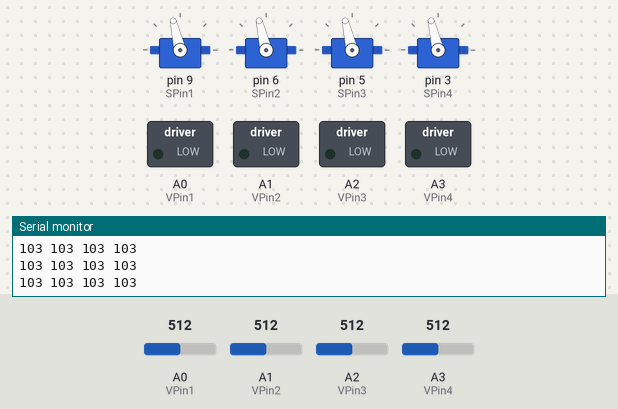
Simulated run of this sketch. Board: Arduino Uno, built with avr-gcc and run on an emulated ATmega328P. Parts: 4 × servo, switched loads named in the sketch (green lamp = pin HIGH), the last lines printed to the serial monitor. The test bench sets the inputs (shaded band); at power-on: A0 (VPin1) = 512, A1 (VPin2) = 512, A2 (VPin3) = 512, A3 (VPin4) = 512.

Above: at 1.2 s.
1.3 s: A0 (VPin1) set to 542
At 1.46 s:
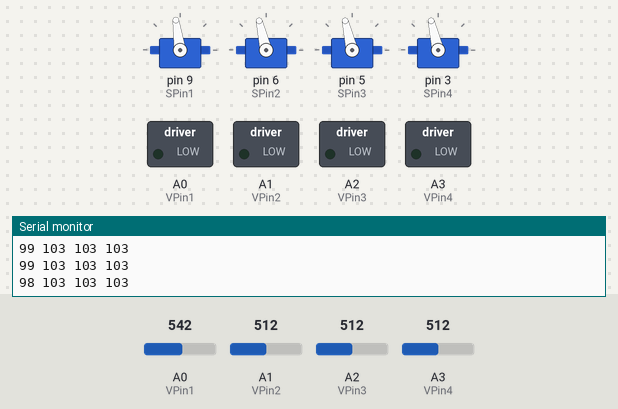
2.9 s: A1 (VPin2) set to 542
At 3.06 s:
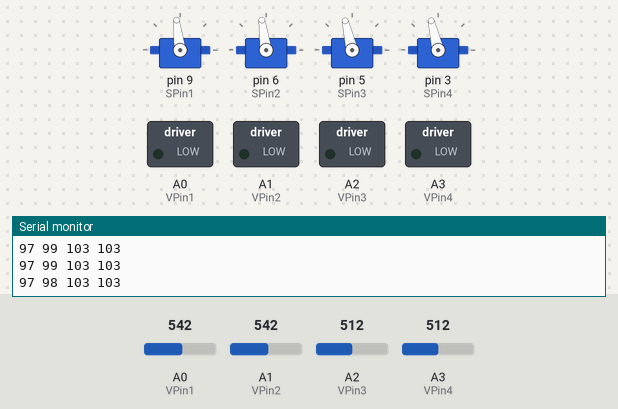
4.5 s: A2 (VPin3) set to 941
At 5.3 s:
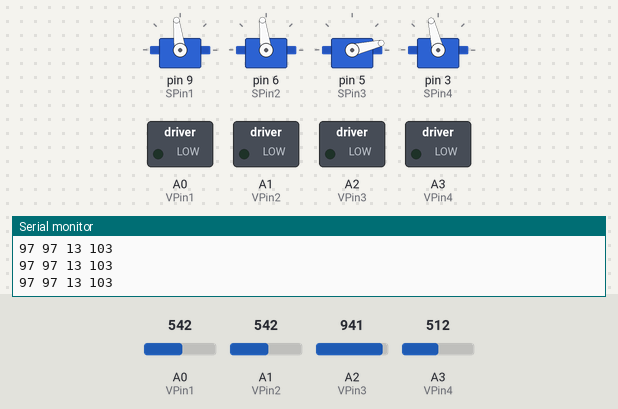
6.1 s: A2 (VPin3) set to 973
At 6.25 s:
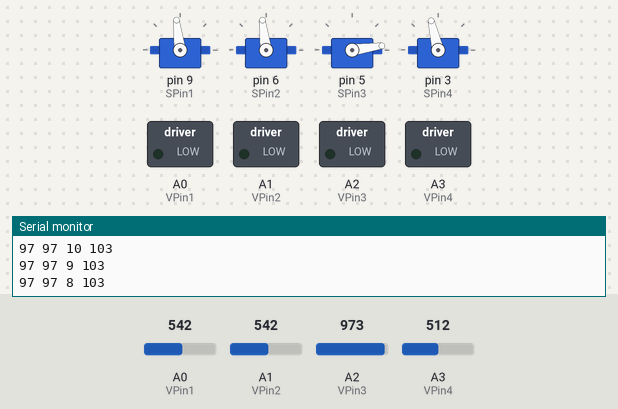
7.8 s: A3 (VPin4) set to 992
At 8.4 s:
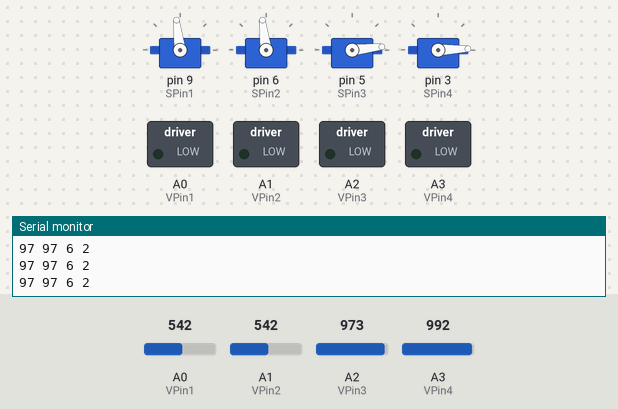
9.5 s: A0 (VPin1) set to 306
At 10.7 s:
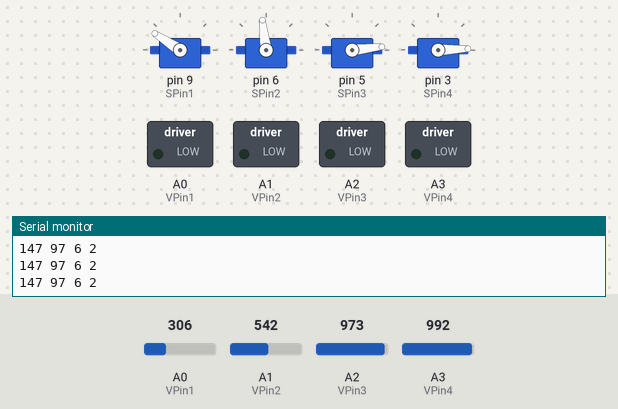
Timing chart, 0 to 12.2 s (numbered marks = the images above; inputs shaded):
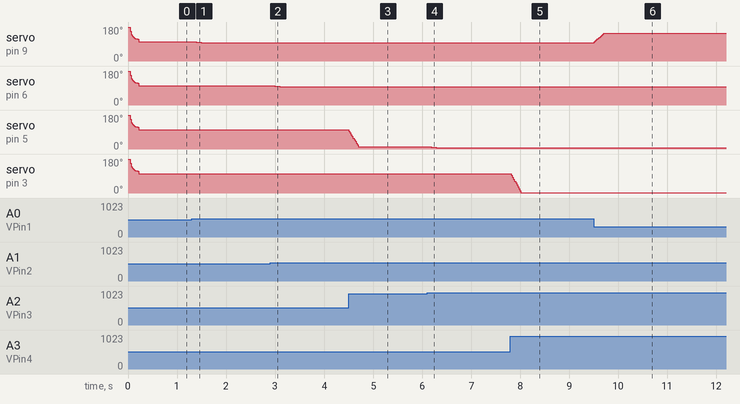

Measured:
- after the input at 1.3 s, servo on pin 9 (SPin1): 103° → 97° at once
- after the input at 2.9 s, servo on pin 6 (SPin2): 103° → 97° at once
- after the input at 4.5 s, servo on pin 5 (SPin3): moves from 103° to 13° over 0.19 s, starting at once
- after the input at 6.1 s, servo on pin 5 (SPin3): 13° → 6° at once
- after the input at 7.8 s, servo on pin 3 (SPin4): moves from 103° to 2° over 0.19 s, starting at once
- after the input at 9.5 s, servo on pin 9 (SPin1): moves from 97° to 147° over 0.19 s, starting at once

The sketch:

RobotArm.ino
```cpp
// (licence header left out)
#define __ASSERT_USE_STDERR
#include <Servo.h>
#include <assert.h>

//Objects to manage average of n most recent states
class Smoother {

private:
  static const int MAXSAMPLES = 20; //hard array limit
  int idx;  //index of current reading
  int count;  //1 indexed. Number of samples added
  int n_samples;  //number of samples to average (soft limit)
  int samples[MAXSAMPLES-1];  //array of samples, 20 max

public:
  Smoother(int ns = 10); //default 10 samples
  int getVal();  //return current average
  int update(int reading);  //update sample array, return avg.
};

Smoother::Smoother(int ns) {
  n_samples = ns;
  assert (n_samples<MAXSAMPLES);
  assert (n_samples>0);

  //Proper testing should mean this test never passes
  if (n_samples>MAXSAMPLES) {
    n_samples = MAXSAMPLES;
  }
  for (int i=0; i<n_samples-1; i++) {
    samples[i] = 0;
  }
  idx = 0;   //set index to start
  count =0;
}

int Smoother::getVal() {
  assert(count>0);
  assert(count<=n_samples);
  int total =0;
  int average = 0;  //arithmetic mean
  for (int i=0; i<count; i++) {
    total += samples[i];
  }
  average = total / count;
  return average;
}

int Smoother::update(int reading) {
  assert (idx<n_samples);
  idx++;
  if (idx==n_samples) {
      idx=0;
  }
  samples[idx] = reading;
  if (count<n_samples) count++;
  return Smoother::getVal();
}

void __assert(const char *__func, const char *__file, int __lineno, const char *__sexp) {
  Serial.println(__func);
  Serial.println(__file);
  Serial.println(__lineno, DEC);
  Serial.println(__sexp);
  Serial.flush();
  abort();
}

Servo ser1, ser2, ser3, ser4;
Smoother pos1, pos2, pos3, pos4;

int control1 = 0;  //raw control data from voltage dividers
int control2 = 0;
int control3 = 0;
int control4 = 0;

int c1m = 0;  //mapped control inputs
int c2m = 0;
int c3m = 0;
int c4m = 0;

int VPin1 = A0;  //voltage divider pin allocations
int VPin2 = A1;
int VPin3 = A2;
int VPin4 = A3;

int SPin1 = 9;  //PWM servo pin allocations
int SPin2 = 6;
int SPin3 = 5;
int SPin4 = 3;

void showServos() {
  Serial.print(c1m);
  Serial.print(" ");
  Serial.print(c2m);
  Serial.print(" ");
  Serial.print(c3m);
  Serial.print(" ");
  Serial.println(c4m);
  return;
}

void setup() {
  Serial.begin(9600);
  Serial.println("Robot Arm Control");
  Serial.flush();
  ser1.attach(SPin1);
  ser2.attach(SPin2);
  ser3.attach(SPin3);
  ser4.attach(SPin4);

  pinMode(A0, OUTPUT);
  pinMode(A1, OUTPUT);
  pinMode(A2, OUTPUT);
  pinMode(A3, OUTPUT);
}

void loop() {
  control1 = pos1.update(analogRead(VPin1));
  control2 = pos2.update(analogRead(VPin2));
  control3 = pos3.update(analogRead(VPin3));
  control4 = pos4.update(analogRead(VPin4));

  c1m = map(control1, 50, 1000, 200, 0);
  c2m = map(control2, 50, 1000, 200, 0);
  c3m = map(control3, 50, 1000, 200, 0);
  c4m = map(control4, 50, 1000, 200, 0);

  ser1.write(c1m);
  ser2.write(c2m);
  ser3.write(c3m);
  ser4.write(c4m);

  showServos();
  delay(20);
}
```
